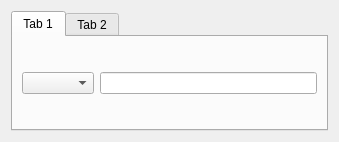
<?xml version="1.0" encoding="UTF-8"?>
<ui version="4.0">
 <class>Form</class>
 <widget class="QWidget" name="Form">
  <property name="geometry">
   <rect>
    <x>0</x>
    <y>0</y>
    <width>339</width>
    <height>142</height>
   </rect>
  </property>
  <property name="windowTitle">
   <string>Form</string>
  </property>
  <layout class="QGridLayout" name="gridLayout">
   <item row="0" column="0">
    <widget class="QTabWidget" name="tabWidget">
     <property name="currentIndex">
      <number>0</number>
     </property>
     <widget class="QWidget" name="tab">
      <attribute name="title">
       <string>Tab 1</string>
      </attribute>
      <layout class="QGridLayout" name="gridLayout_2">
       <item row="0" column="0">
        <widget class="QComboBox" name="comboBox"/>
       </item>
       <item row="0" column="1">
        <widget class="QLineEdit" name="lineEdit"/>
       </item>
      </layout>
     </widget>
     <widget class="QWidget" name="tab_2">
      <attribute name="title">
       <string>Tab 2</string>
      </attribute>
     </widget>
    </widget>
   </item>
  </layout>
 </widget>
 <resources/>
 <connections/>
</ui>
